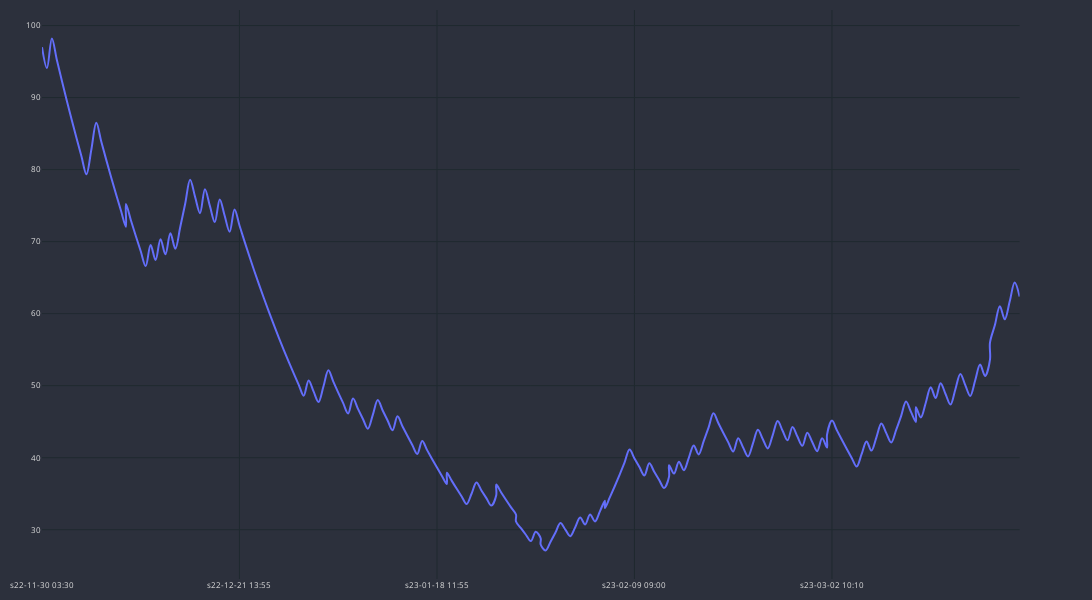

The notebook cell this image was saved under:
### Code cell
df_res_m5_plot = df_res_m5#.loc[:100]
df_res_m5_plot['time'] = df_res_m5_plot['end_time']
cp = CandlePlot(df_res_m5_plot, candles=False)
cp.show_plot(line_traces=['balance'])

### Figure 1 — Plotly figure (JSON) as saved in the notebook; plotly's stock layout.template omitted (floating-point values rounded to 4 significant figures; data arrays with more than 128 entries replaced by an {"elided": "..."} marker saying what was removed)
{"data": [{"line": {"shape": "spline", "width": 2}, "name": "balance", "type": "scatter", "x": {"elided": "209 str values"}, "xaxis": "x", "y": {"elided": "209 float values"}, "yaxis": "y"}], "layout": {"font": {"color": "#e1e1e1", "size": 8}, "height": 600, "margin": {"b": 10, "l": 10, "r": 10, "t": 10}, "paper_bgcolor": "#2c303c", "plot_bgcolor": "#2c303c", "width": 1400, "xaxis": {"anchor": "y", "domain": [0, 0.94], "gridcolor": "#1f292f", "nticks": 5, "rangeslider": {"visible": false}}, "yaxis": {"anchor": "x", "domain": [0, 1], "gridcolor": "#1f292f"}, "yaxis2": {"anchor": "x", "gridcolor": "#1f292f", "overlaying": "y", "side": "right"}}}
